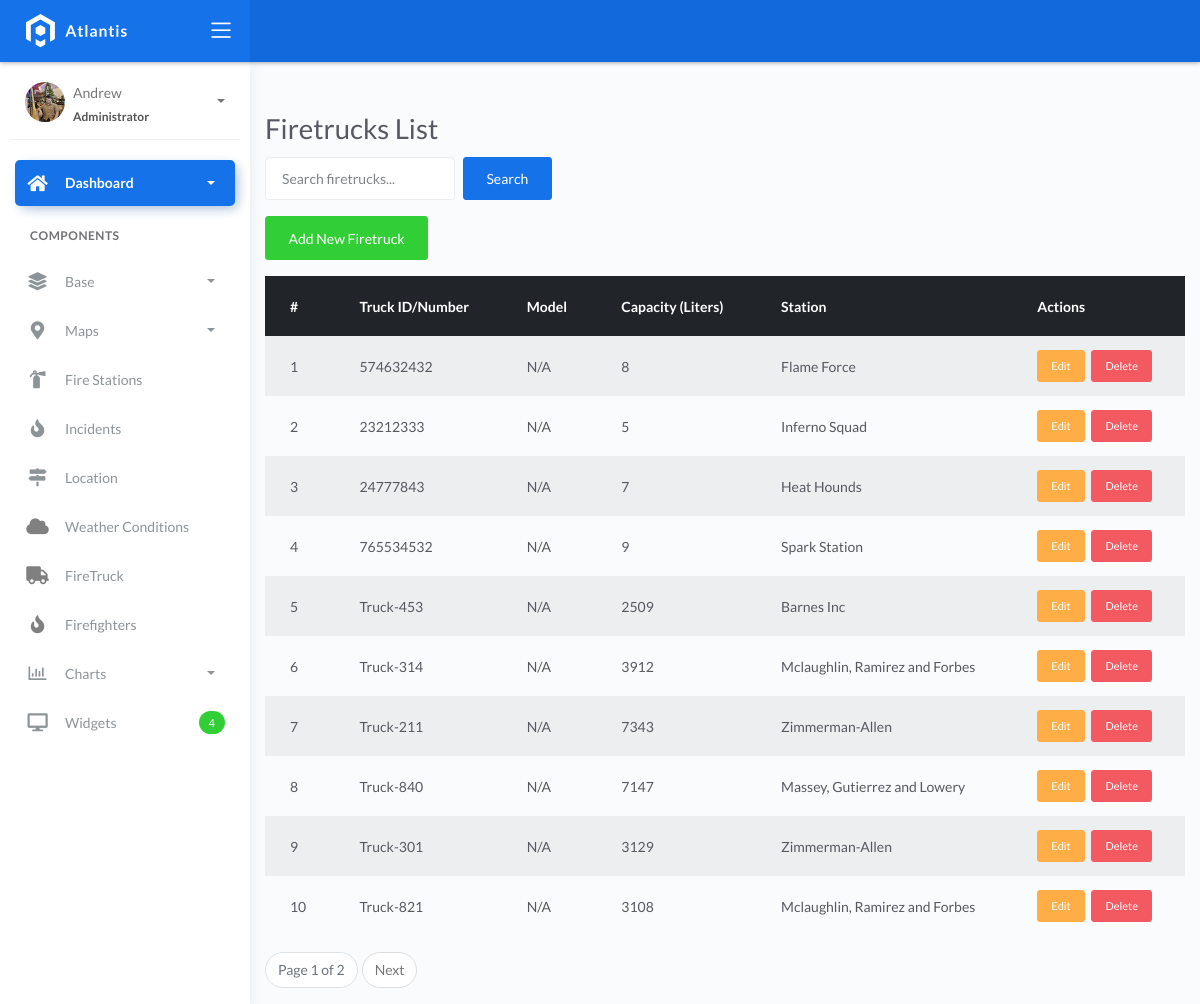
/firetruck_list/, run on an earlier commit of the app's database.
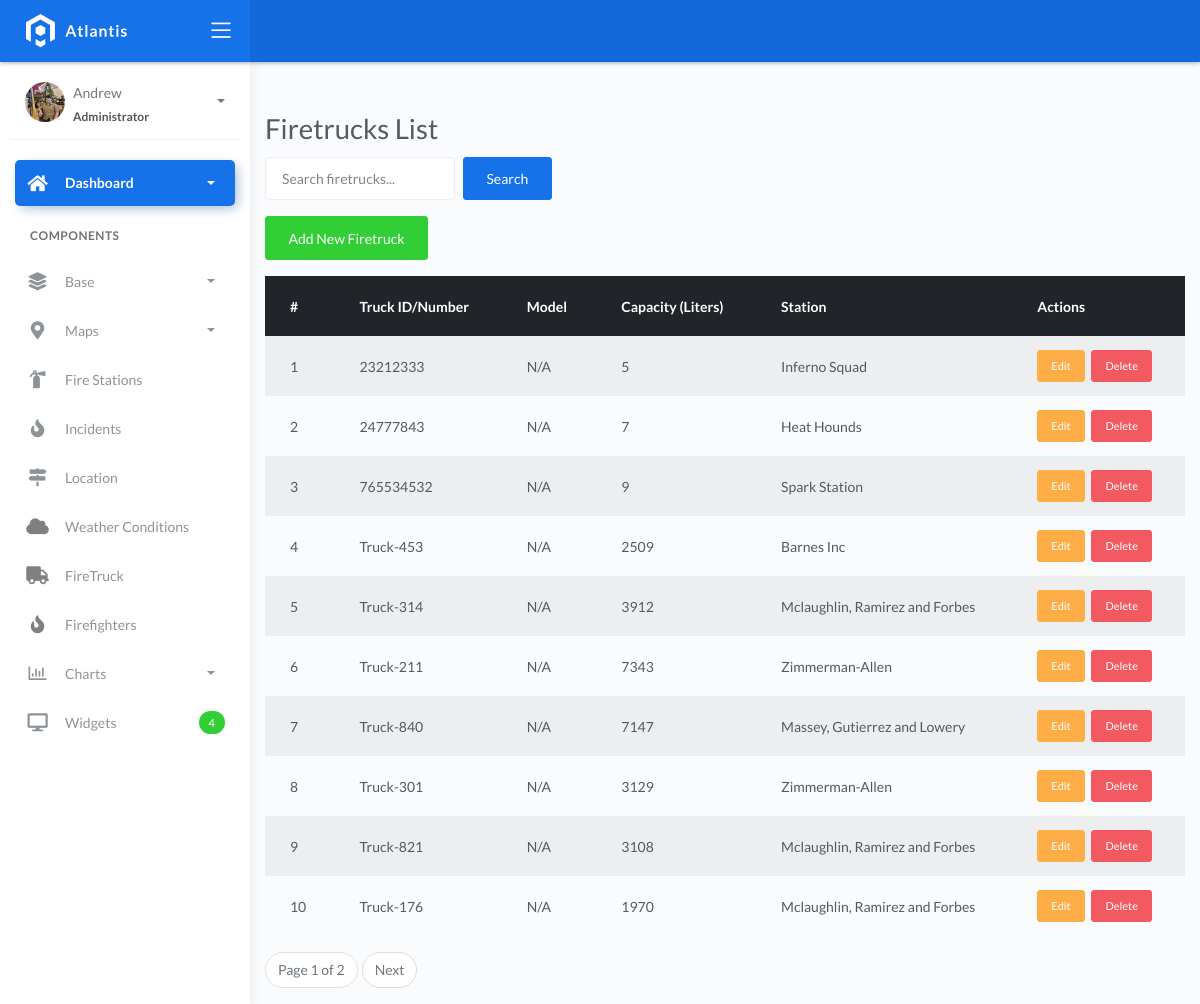
And on a later commit of the database.
### fire/models.py (models this page shows, shortened)
class BaseModel(models.Model):
    created_at = models.DateTimeField(auto_now_add=True, db_index=True)
    updated_at = models.DateTimeField(auto_now=True)
    class Meta:
        abstract = True

class FireTruck(BaseModel):
    truck_number = models.CharField(max_length=150)
    model = models.CharField(max_length=150)
    capacity = models.CharField(max_length=150)  # water
    station = models.ForeignKey(FireStation, on_delete=models.CASCADE)

class FireStation(BaseModel):
    name = models.CharField(max_length=150)
    latitude = models.DecimalField(
        max_digits=22, decimal_places=16, null=True, blank=True)
    longitude = models.DecimalField(
        max_digits=22, decimal_places=16, null=True, blank=True)
    address = models.CharField(max_length=150)
    city = models.CharField(max_length=150)  # can be in separate table
    country = models.CharField(max_length=150)  # can be in separate table

### fire/views.py (the view)
# urls.py: path('firetruck_list/',  FiretruckListView.as_view(), name='fireTruck-list'),
class FiretruckListView(ListView):
    model = FireTruck
    context_object_name = 'object_list'
    template_name = 'firetruck_list.html'
    paginate_by = 10
    def get_queryset(self, *args, **kwargs):
        qs = super().get_queryset(*args, **kwargs)
        query = self.request.GET.get("q")
        if query:
            qs = qs.filter(Q(truck_number__icontains=query) |
              Q(model__icontains=query) |
              Q(capacity__icontains=query) |
              Q(station__name__icontains=query))
        return qs

### templates/firetruck_list.html (shortened to what this page needs)
{% extends "base.html" %}
{% block content %}
<div class="container mt-5">
    <h1>Firetrucks List</h1>
    <form method="get" class="form-inline mb-3">
        <input type="text" name="q" class="form-control mr-sm-2" placeholder="Search firetrucks..." value="{{ request.GET.q|default_if_none:'' }}">
        <button type="submit" class="btn btn-primary">Search</button>
    </form>
    <a href="{% url 'firetruck-add' %}" class="btn btn-success mb-3">Add New Firetruck</a>
    <table class="table table-striped">
        <thead class="thead-dark">
            <tr>
                <th>#</th>
                <th>Truck ID/Number</th>
                <th>Model</th>
                <th>Capacity (Liters)</th>
                <th>Station</th>
                <th>Actions</th>
            </tr>
        </thead>
        <tbody>
        {% for truck in object_list %}
            <tr>
                <td>{{ forloop.counter0|add:page_obj.start_index }}</td>
                <td>{{ truck.truck_number|default:"N/A" }}</td>
                <td>{{ truck.model_name|default:"N/A" }}</td>
                <td>{{ truck.capacity|default:"N/A" }}</td>
                <td>{{ truck.station.name|default:"N/A" }}</td>
                <td>
                    <a href="{% url 'firetruck-update' truck.pk %}" class="btn btn-warning btn-sm mr-1">Edit</a>
                    <a href="{% url 'firetruck-delete' truck.pk %}" class="btn btn-danger btn-sm">Delete</a>
                </td>
            </tr>
        {% empty %}
            <tr>
                <td colspan="6">No firetrucks found.</td>
            </tr>
        {% endfor %}
        </tbody>
    </table>
    {% if is_paginated %}
        <nav>
            <ul class="pagination">
                <li class="page-item disabled">
                    <span class="page-link">Page {{ page_obj.number }} of {{ page_obj.paginator.num_pages }}</span>
                </li>
                {% if page_obj.has_next %}
                    <li class="page-item">
                        <a class="page-link" href="?{% if request.GET.q %}q={{ request.GET.q }}&{% endif %}page={{ page_obj.next_page_number }}">Next</a>
                    </li>
                {% endif %}
            </ul>
        </nav>
    {% endif %}
</div>
{% endblock %}

What changed in the data, as far as the page shows it:
removed FireTruck: truck_number "574632432", model_name "N/A", capacity "8", station.name "Flame Force"
now on this page (row unchanged): FireTruck: truck_number "Truck-176", model_name "N/A", capacity "1970", station.name "Mclaughlin, Ramirez and Forbes"
